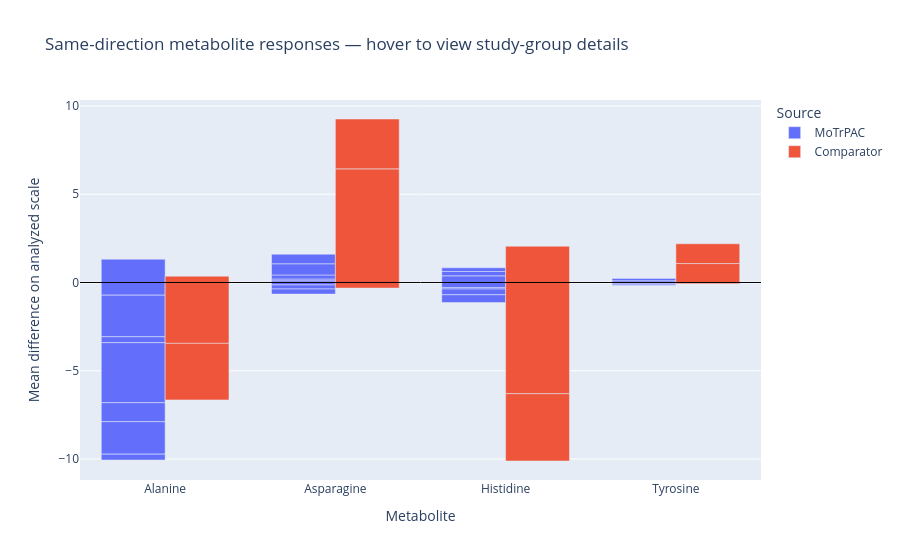
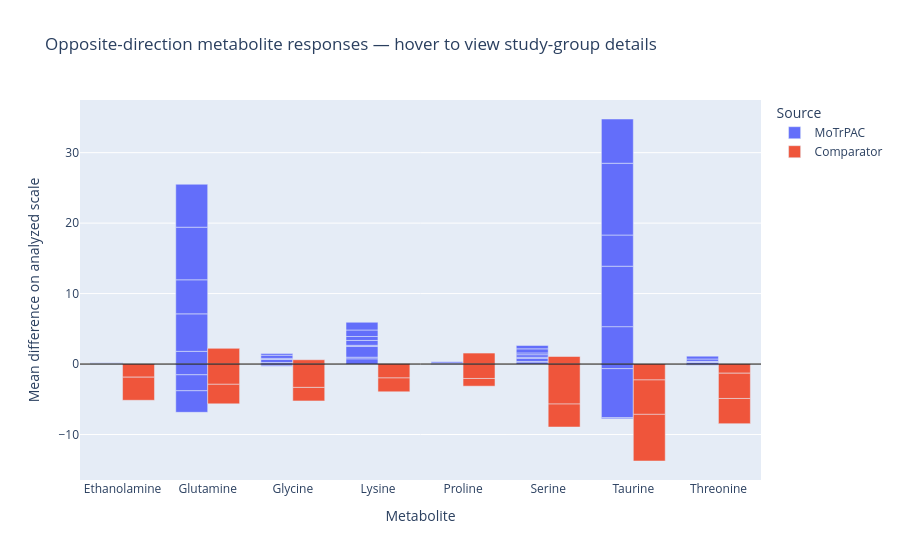

The notebook cell these images were saved under, in order:
### Code cell
# Part 5: Compare results interactively

INTERACTIVE_ALPHA = SIGNIFICANCE_THRESHOLD
SUMMARY_AGG = "mean"
TOP_K_CLASSES = None

for name in ["targeted_fc", "targeted_p", "comparator_fc", "comparator_p"]:
    assert name in globals(), f"Missing required object: {name}. Run Part 3 first."

def direction(value):
    if value > 0:
        return 1
    if value < 0:
        return -1
    return 0

def summarize_effect(effect_matrix, agg="mean"):
    effects = effect_matrix.apply(pd.to_numeric, errors="coerce")

    if agg == "mean":
        return effects.mean(axis=1, skipna=True)

    if agg == "max_abs":
        max_columns = effects.abs().idxmax(axis=1)
        return pd.Series(
            [effects.loc[m, max_columns[m]] if pd.notna(max_columns[m]) else np.nan for m in effects.index],
            index=effects.index
        )

    raise ValueError("Unknown aggregation method: " + agg)

# Determine same- and opposite-direction metabolites
common_metabolites = sorted(
    set(targeted_fc.index.astype(str)) & set(comparator_fc.index.astype(str))
)

motrpac_summary = summarize_effect(targeted_fc.loc[common_metabolites], SUMMARY_AGG)
comparator_summary = summarize_effect(comparator_fc.loc[common_metabolites], SUMMARY_AGG)

direction_summary = pd.DataFrame({
    "effect_motrpac": motrpac_summary,
    "effect_comparator": comparator_summary
}).dropna()

direction_summary["dir_motrpac"] = direction_summary["effect_motrpac"].apply(direction)
direction_summary["dir_comparator"] = direction_summary["effect_comparator"].apply(direction)

direction_summary = direction_summary[
    (direction_summary["dir_motrpac"] != 0) &
    (direction_summary["dir_comparator"] != 0)
]

same_metabolites = direction_summary[
    direction_summary["dir_motrpac"] == direction_summary["dir_comparator"]
].index.tolist()

opposite_metabolites = direction_summary[
    direction_summary["dir_motrpac"] != direction_summary["dir_comparator"]
].index.tolist()

# Convert heatmap matrices to long format for plotting
def make_long_within(effect_matrix, p_matrix, metabolites, source_name):
    effects = effect_matrix.loc[metabolites].apply(pd.to_numeric, errors="coerce")
    p_values = p_matrix.loc[metabolites].apply(pd.to_numeric, errors="coerce")

    effect_long = effects.stack(future_stack=True).reset_index()
    p_long = p_values.stack(future_stack=True).reset_index()

    effect_long.columns = ["metabolite", "class", "effect"]
    p_long.columns = ["metabolite", "class", "stat_value"]

    long_df = effect_long.merge(p_long, on=["metabolite", "class"], how="left")
    long_df["effect"] = pd.to_numeric(long_df["effect"], errors="coerce")
    long_df["stat_value"] = pd.to_numeric(long_df["stat_value"], errors="coerce")
    long_df = long_df[np.isfinite(long_df["effect"])].copy()

    long_df["significant"] = (
        np.isfinite(long_df["stat_value"]) &
        (long_df["stat_value"] < INTERACTIVE_ALPHA)
    )
    long_df["source"] = source_name

    if TOP_K_CLASSES is not None:
        long_df["abs_effect"] = long_df["effect"].abs()
        long_df = (
            long_df.sort_values(["metabolite", "abs_effect"], ascending=[True, False])
            .groupby("metabolite", as_index=False)
            .head(TOP_K_CLASSES)
            .drop(columns="abs_effect")
        )

    return long_df

same_long = pd.concat([
    make_long_within(targeted_fc, targeted_p, same_metabolites, "MoTrPAC"),
    make_long_within(comparator_fc, comparator_p, same_metabolites, "Comparator")
], ignore_index=True)

opposite_long = pd.concat([
    make_long_within(targeted_fc, targeted_p, opposite_metabolites, "MoTrPAC"),
    make_long_within(comparator_fc, comparator_p, opposite_metabolites, "Comparator")
], ignore_index=True)

# Build interactive grouped-bar plots
def interactive_within_plot(long_df, title):
    data = long_df.copy()

    stat_label = "q-value" if ANNOTATE_WITH == "q" else "p-value"
    data["significance"] = np.where(data["significant"], "*", "")
    data["stat_display"] = data["stat_value"].map(
        lambda x: "NA" if not np.isfinite(x) else f"{x:.2g}"
    )

    fig = px.bar(
        data,
        x="metabolite",
        y="effect",
        color="source",
        barmode="group",
        custom_data=["class", "stat_display", "significance"],
        title=title,
        labels={
            "metabolite": "Metabolite",
            "effect": "Mean difference on analyzed scale",
            "source": "Source"
        }
    )

    fig.update_traces(
        hovertemplate=(
            "<b>%{x}</b><br>"
            "Source: %{fullData.name}<br>"
            "Class: %{customdata[0]}<br>"
            "Mean difference: %{y:.3g}<br>"
            f"{stat_label}: %{{customdata[1]}}%{{customdata[2]}}"
            "<extra></extra>"
        )
    )

    fig.update_layout(
        xaxis_title="Metabolite",
        yaxis_title="Mean difference on analyzed scale",
        legend_title="Source",
        bargap=0.25
    )

    fig.add_hline(y=0, line_width=1, line_color="black")
    return fig

fig_same = interactive_within_plot(
    same_long,
    "Same-direction metabolite responses — hover to view study-group details"
)

fig_opposite = interactive_within_plot(
    opposite_long,
    "Opposite-direction metabolite responses — hover to view study-group details"
)

fig_same.show()
fig_opposite.show()

print("\nHow to interpret the interactive plots:")
print("Each bar represents a within-study group comparison for a shared metabolite. "
    "Hover over a bar to view the study group, mean difference, and statistical value.")
print(
    f"An asterisk (*) beside the displayed {'q-value' if ANNOTATE_WITH == 'q' else 'p-value'} "
    f"indicates a value < {INTERACTIVE_ALPHA}."
)
print("Positive values indicate higher abundance relative to the corresponding within-study control; "
    "negative values indicate lower abundance.")
print("Interpretation note: it appears the comparator study group 'Animal Group: Sedentary Ischemia/Reperfusion Injury' had the lowest abundance for all opposite-direction metabolites.")

### Figure 1 — Plotly figure (JSON) as saved in the notebook; plotly's stock layout.template omitted (floating-point values rounded to 4 significant figures)
{"data": [{"alignmentgroup": "True", "customdata": [["Group:Training | Timepoint:1 week of training or control time | Sex:Female", "0.22", ""], ["Group:Training | Timepoint:1 week of training or control time | Sex:Male", "0.14", ""], ["Group:Training | Timepoint:2 weeks of training | Sex:Female", "0.64", ""], ["Group:Training | Timepoint:2 weeks of training | Sex:Male", "0.053", ""], ["Group:Training | Timepoint:4 weeks of training | Sex:Female", "0.039", "*"], ["Group:Training | Timepoint:4 weeks of training | Sex:Male", "0.22", ""], ["Group:Training | Timepoint:8 weeks of training or control time | Sex:Female", "0.3", ""], ["Group:Training | Timepoint:8 weeks of training or control time | Sex:Male", "0.82", ""], ["Group:Training | Timepoint:1 week of training or control time | Sex:Female", "0.39", ""], ["Group:Training | Timepoint:1 week of training or control time | Sex:Male", "0.063", ""], ["Group:Training | Timepoint:2 weeks of training | Sex:Female", "0.61", ""], ["Group:Training | Timepoint:2 weeks of training | Sex:Male", "0.087", ""], ["Group:Training | Timepoint:4 weeks of training | Sex:Female", "0.52", ""], ["Group:Training | Timepoint:4 weeks of training | Sex:Male", "0.18", ""], ["Group:Training | Timepoint:8 weeks of training or control time | Sex:Female", "0.14", ""], ["Group:Training | Timepoint:8 weeks of training or control time | Sex:Male", "0.026", "*"], ["Group:Training | Timepoint:1 week of training or control time | Sex:Female", "0.95", ""], ["Group:Training | Timepoint:1 week of training or control time | Sex:Male", "0.019", "*"], ["Group:Training | Timepoint:2 weeks of training | Sex:Female", "0.13", ""], ["Group:Training | Timepoint:2 weeks of training | Sex:Male", "0.044", "*"], ["Group:Training | Timepoint:4 weeks of training | Sex:Female", "0.00014", "*"], ["Group:Training | Timepoint:4 weeks of training | Sex:Male", "0.0033", "*"], ["Group:Training | Timepoint:8 weeks of training or control time | Sex:Female", "0.16", ""], ["Group:Training | Timepoint:8 weeks of training or control time | Sex:Male", "0.11", ""], ["Group:Training | Timepoint:1 week of training or control time | Sex:Female", "0.9", ""], ["Group:Training | Timepoint:1 week of training or control time | Sex:Male", "0.014", "*"], ["Group:Training | Timepoint:2 weeks of training | Sex:Female", "0.87", ""], ["Group:Training | Timepoint:2 weeks of training | Sex:Male", "0.15", ""], ["Group:Training | Timepoint:4 weeks of training | Sex:Female", "0.86", ""], ["Group:Training | Timepoint:4 weeks of training | Sex:Male", "0.22", ""], ["Group:Training | Timepoint:8 weeks of training or control time | Sex:Female", "0.27", ""], ["Group:Training | Timepoint:8 weeks of training or control time | Sex:Male", "0.25", ""]], "hovertemplate": "<b>%{x}</b><br>Source: %{fullData.name}<br>Class: %{customdata[0]}<br>Mean difference: %{y:.3g}<br>p-value: %{customdata[1]}%{customdata[2]}<extra></extra>", "legendgroup": "MoTrPAC", "marker": {"color": "#636efa", "pattern": {"shape": ""}}, "name": "MoTrPAC", "offsetgroup": "MoTrPAC", "orientation": "v", "showlegend": true, "textposition": "auto", "type": "bar", "x": ["Alanine", "Alanine", "Alanine", "Alanine", "Alanine", "Alanine", "Alanine", "Alanine", "Asparagine", "Asparagine", "Asparagine", "Asparagine", "Asparagine", "Asparagine", "Asparagine", "Asparagine", "Histidine", "Histidine", "Histidine", "Histidine", "Histidine", "Histidine", "Histidine", "Histidine", "Tyrosine", "Tyrosine", "Tyrosine", "Tyrosine", "Tyrosine", "Tyrosine", "Tyrosine", "Tyrosine"], "xaxis": "x", "y": [-0.718, -2.356, -0.334, -3.402, -1.076, -1.838, 1.32, -0.334, -0.14, -0.228, 0.092, -0.29, 0.106, 0.228, 0.634, 0.542, 0.004, -0.288, -0.082, -0.324, 0.374, -0.438, 0.246, 0.208, -0.006, -0.074, 0.006, -0.066, 0.006, -0.03, 0.084, 0.136], "yaxis": "y"}, {"alignmentgroup": "True", "customdata": [["Animal Group:Exercise Control", "0.1", ""], ["Animal Group:Exercise Ischemia/Reperfusion Injury", "0.15", ""], ["Animal Group:Sedentary Ischemia/Reperfusion Injury", "0.18", ""], ["Animal Group:Exercise Control", "0.083", ""], ["Animal Group:Exercise Ischemia/Reperfusion Injury", "0.44", ""], ["Animal Group:Sedentary Ischemia/Reperfusion Injury", "0.93", ""], ["Animal Group:Exercise Control", "0.21", ""], ["Animal Group:Exercise Ischemia/Reperfusion Injury", "0.036", "*"], ["Animal Group:Sedentary Ischemia/Reperfusion Injury", "0.15", ""], ["Animal Group:Exercise Control", "0.67", ""], ["Animal Group:Exercise Ischemia/Reperfusion Injury", "0.98", ""], ["Animal Group:Sedentary Ischemia/Reperfusion Injury", "0.66", ""]], "hovertemplate": "<b>%{x}</b><br>Source: %{fullData.name}<br>Class: %{customdata[0]}<br>Mean difference: %{y:.3g}<br>p-value: %{customdata[1]}%{customdata[2]}<extra></extra>", "legendgroup": "Comparator", "marker": {"color": "#EF553B", "pattern": {"shape": ""}}, "name": "Comparator", "offsetgroup": "Comparator", "orientation": "v", "showlegend": true, "textposition": "auto", "type": "bar", "x": ["Alanine", "Alanine", "Alanine", "Asparagine", "Asparagine", "Asparagine", "Histidine", "Histidine", "Histidine", "Tyrosine", "Tyrosine", "Tyrosine"], "xaxis": "x", "y": [0.355, -3.448, -3.205, 6.436, 2.825, -0.317, 2.054, -6.299, -3.813, 1.072, -0.071, 1.121], "yaxis": "y"}], "layout": {"bargap": 0.25, "barmode": "group", "legend": {"title": {"text": "Source"}, "tracegroupgap": 0}, "shapes": [{"line": {"color": "black", "width": 1}, "type": "line", "x0": 0, "x1": 1, "xref": "x domain", "y0": 0, "y1": 0, "yref": "y"}], "title": {"text": "Same-direction metabolite responses — hover to view study-group details"}, "xaxis": {"anchor": "y", "domain": [0, 1], "title": {"text": "Metabolite"}}, "yaxis": {"anchor": "x", "domain": [0, 1], "title": {"text": "Mean difference on analyzed scale"}}}}

### Figure 2 — Plotly figure (JSON) as saved in the notebook; plotly's stock layout.template omitted (floating-point values rounded to 4 significant figures; data arrays with more than 128 entries replaced by an {"elided": "..."} marker saying what was removed)
{"data": [{"alignmentgroup": "True", "customdata": {"elided": "64x3 str values"}, "hovertemplate": "<b>%{x}</b><br>Source: %{fullData.name}<br>Class: %{customdata[0]}<br>Mean difference: %{y:.3g}<br>p-value: %{customdata[1]}%{customdata[2]}<extra></extra>", "legendgroup": "MoTrPAC", "marker": {"color": "#636efa", "pattern": {"shape": ""}}, "name": "MoTrPAC", "offsetgroup": "MoTrPAC", "orientation": "v", "showlegend": true, "textposition": "auto", "type": "bar", "x": ["Ethanolamine", "Ethanolamine", "Ethanolamine", "Ethanolamine", "Ethanolamine", "Ethanolamine", "Ethanolamine", "Ethanolamine", "Glutamine", "Glutamine", "Glutamine", "Glutamine", "Glutamine", "Glutamine", "Glutamine", "Glutamine", "Glycine", "Glycine", "Glycine", "Glycine", "Glycine", "Glycine", "Glycine", "Glycine", "Lysine", "Lysine", "Lysine", "Lysine", "Lysine", "Lysine", "Lysine", "Lysine", "Proline", "Proline", "Proline", "Proline", "Proline", "Proline", "Proline", "Proline", "Serine", "Serine", "Serine", "Serine", "Serine", "Serine", "Serine", "Serine", "Taurine", "Taurine", "Taurine", "Taurine", "Taurine", "Taurine", "Taurine", "Taurine", "Threonine", "Threonine", "Threonine", "Threonine", "Threonine", "Threonine", "Threonine", "Threonine"], "xaxis": "x", "y": [0.048, 0.01, 0.066, 0.002, 0.014, 0.038, 0.048, 0.032, 1.806, -1.522, 5.318, -2.27, 4.834, -3.056, 7.466, 6.092, 0.222, -0.158, 0.426, -0.166, 0.002, 0.156, 0.45, 0.244, 0.748, 0.226, 1.518, 0.17, 0.69, 0.558, 0.922, 1.1, 0.006, -0.036, 0.044, -0.06, 0.024, -0.008, 0.094, 0.162, 0.294, 0.074, 0.436, 0.158, 0.368, 0.254, 0.572, 0.48, 5.308, -0.652, 8.578, -6.938, 4.424, -0.164, 10.19, 6.278, -0.004, -0.094, 0.248, -0.07, 0.078, 0.058, 0.334, 0.406], "yaxis": "y"}, {"alignmentgroup": "True", "customdata": [["Animal Group:Exercise Control", "1", ""], ["Animal Group:Exercise Ischemia/Reperfusion Injury", "0.51", ""], ["Animal Group:Sedentary Ischemia/Reperfusion Injury", "0.26", ""], ["Animal Group:Exercise Control", "0.29", ""], ["Animal Group:Exercise Ischemia/Reperfusion Injury", "0.38", ""], ["Animal Group:Sedentary Ischemia/Reperfusion Injury", "0.39", ""], ["Animal Group:Exercise Control", "0.069", ""], ["Animal Group:Exercise Ischemia/Reperfusion Injury", "0.16", ""], ["Animal Group:Sedentary Ischemia/Reperfusion Injury", "0.27", ""], ["Animal Group:Exercise Control", "0.88", ""], ["Animal Group:Exercise Ischemia/Reperfusion Injury", "0.3", ""], ["Animal Group:Sedentary Ischemia/Reperfusion Injury", "0.3", ""], ["Animal Group:Exercise Control", "0.51", ""], ["Animal Group:Exercise Ischemia/Reperfusion Injury", "0.46", ""], ["Animal Group:Sedentary Ischemia/Reperfusion Injury", "0.66", ""], ["Animal Group:Exercise Control", "0.00086", "*"], ["Animal Group:Exercise Ischemia/Reperfusion Injury", "0.034", "*"], ["Animal Group:Sedentary Ischemia/Reperfusion Injury", "0.051", ""], ["Animal Group:Exercise Control", "0.52", ""], ["Animal Group:Exercise Ischemia/Reperfusion Injury", "0.2", ""], ["Animal Group:Sedentary Ischemia/Reperfusion Injury", "0.11", ""], ["Animal Group:Exercise Control", "0.44", ""], ["Animal Group:Exercise Ischemia/Reperfusion Injury", "0.11", ""], ["Animal Group:Sedentary Ischemia/Reperfusion Injury", "0.11", ""]], "hovertemplate": "<b>%{x}</b><br>Source: %{fullData.name}<br>Class: %{customdata[0]}<br>Mean difference: %{y:.3g}<br>p-value: %{customdata[1]}%{customdata[2]}<extra></extra>", "legendgroup": "Comparator", "marker": {"color": "#EF553B", "pattern": {"shape": ""}}, "name": "Comparator", "offsetgroup": "Comparator", "orientation": "v", "showlegend": true, "textposition": "auto", "type": "bar", "x": ["Ethanolamine", "Ethanolamine", "Ethanolamine", "Glutamine", "Glutamine", "Glutamine", "Glycine", "Glycine", "Glycine", "Lysine", "Lysine", "Lysine", "Proline", "Proline", "Proline", "Serine", "Serine", "Serine", "Taurine", "Taurine", "Taurine", "Threonine", "Threonine", "Threonine"], "xaxis": "x", "y": [-0.008, -1.851, -3.281, 2.227, -2.872, -2.777, 0.613, -3.314, -1.914, 0.044, -1.972, -1.965, 1.562, -2.046, -1.091, 1.073, -5.674, -3.26, -2.253, -4.885, -6.618, -1.298, -3.584, -3.571], "yaxis": "y"}], "layout": {"bargap": 0.25, "barmode": "group", "legend": {"title": {"text": "Source"}, "tracegroupgap": 0}, "shapes": [{"line": {"color": "black", "width": 1}, "type": "line", "x0": 0, "x1": 1, "xref": "x domain", "y0": 0, "y1": 0, "yref": "y"}], "title": {"text": "Opposite-direction metabolite responses — hover to view study-group details"}, "xaxis": {"anchor": "y", "domain": [0, 1], "title": {"text": "Metabolite"}}, "yaxis": {"anchor": "x", "domain": [0, 1], "title": {"text": "Mean difference on analyzed scale"}}}}
